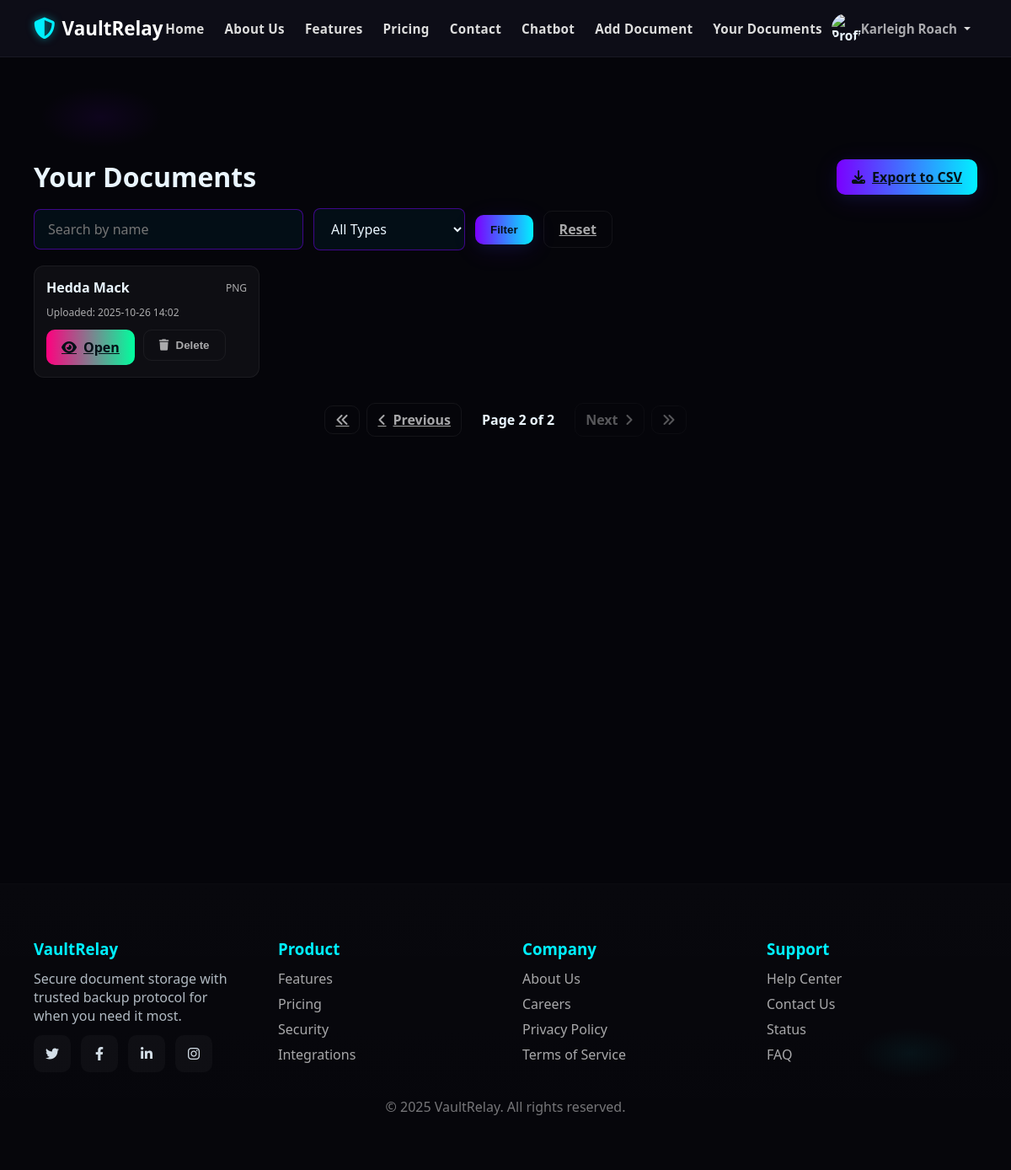
Screenshot of /documents/?page=2 (signed in) with the database file from the repository.
### vaultrelay_app/models.py (models this page shows, shortened)
class UserSignup(models.Model):
    fname = models.CharField(max_length=100)
    mname = models.CharField(max_length=100, blank=True)
    lname = models.CharField(max_length=100)
    dob = models.DateField()
    user_email = models.EmailField(max_length=30, unique=True)
    trusted_email = models.EmailField(max_length=30)
    trusted_name = models.CharField(max_length=100)
    pass1 = models.CharField(max_length=128)
    secret = models.CharField(max_length=50)
    profile_image = models.ImageField(upload_to='profile_pics/', blank=True, null=True)
    last_login = models.DateTimeField(default=timezone.now)
    inactivity_email_sent = models.DateTimeField(null=True, blank=True)
    inactivity_email_count = models.PositiveIntegerField(default=0)
    is_marked_for_deletion = models.BooleanField(default=False)

class SecureDocument(models.Model):
    FILE_TYPES = [
        ('JPG', 'JPEG Image'),
        ('PNG', 'PNG Image'),
        ('PDF', 'PDF Document'),
        ('DOC', 'Word Document'),
        ('OTHER', 'Other File Type'),
    ]
    MIME_TYPES = {
        'JPG': 'image/jpeg',
        'PNG': 'image/png',
        'PDF': 'application/pdf',
        'DOC': 'application/msword',
        'OTHER': 'application/octet-stream'
    }
    user = models.ForeignKey(UserSignup, on_delete=models.CASCADE)
    document_name = models.CharField(max_length=255)
    file_type = models.CharField(max_length=5, choices=FILE_TYPES)
    uploaded_at = models.DateTimeField(auto_now_add=True)
    file = models.FileField(upload_to='secure_documents/')
    is_encrypted = models.BooleanField(default=True)
    encryption_key = models.BinaryField(blank=True, null=True)  # Store encryption key

### vaultrelay_app/views.py (the view)
# urls.py: path('documents/', views.show_document, name='show_document'),
@session_login_required
def show_document(request):
    user_email = request.session.get('user_email')
    user = UserSignup.objects.filter(user_email=user_email).first()
    if not user:
        messages.error(request, "User not found. Please login again.")
        return redirect('login')
    q = request.GET.get('q', '').strip()
    ftype = request.GET.get('type', '').strip().upper()
    docs = SecureDocument.objects.filter(user=user)
    if q:
        docs = docs.filter(document_name__icontains=q)
    if ftype in ['PDF','DOC','JPG','PNG','OTHER']:
        docs = docs.filter(file_type=ftype)
    paginator = Paginator(docs.order_by('-uploaded_at'), 8)
    page_number = request.GET.get('page', 1)
    page_obj = paginator.get_page(page_number)
    return render(request, 'show_document.html', {
        'documents': page_obj,
        'q': q,
        'ftype': ftype,
        'page_obj': page_obj,
    })

### vaultrelay_app/views.py (called while the page is built)
def session_login_required(view_func):
    @wraps(view_func)
    def wrapper(request, *args, **kwargs):
        if not request.session.get('authenticated'):
            messages.error(request, "Please login to access this page.")
            return redirect('login')
        return view_func(request, *args, **kwargs)
    return wrapper

### vaultrelay_app/templates/show_document.html (shortened to what this page needs)
{% load static %}
<!DOCTYPE html>
<html lang="en">
<head>
    <link rel="stylesheet" href="{% static 'css/navbar.css' %}">
    <link rel="stylesheet" href="{% static 'css/footer.css' %}">
    <link rel="stylesheet" href="{% static 'css/add_document.css' %}">
    <link rel="stylesheet" href="https://cdnjs.cloudflare.com/ajax/libs/font-awesome/6.4.0/css/all.min.css">
</head>
<body>
    {% include 'navbar.html' %}
    <main class="container" style="margin-top:120px;margin-bottom:60px">
        <div style="display:flex;justify-content:space-between;align-items:center;margin-bottom:16px">
            <h1 style="margin:0">Your Documents</h1>
            {% if documents %}
            <a href="{% url 'export_documents_csv' %}" class="btn btn-primary" style="display:inline-flex;align-items:center;gap:8px">
                <i class="fas fa-download"></i> Export to CSV
            </a>
            {% endif %}
        </div>
        <form method="get" style="display:flex;gap:12px;align-items:center;margin-bottom:18px">
            <input type="text" name="q" value="{{ q }}" placeholder="Search by name" class="form-control" style="max-width:320px">
            <select name="type" class="form-control" style="max-width:180px">
                <option value="">All Types</option>
            </select>
            <button class="btn btn-primary" type="submit">Filter</button>
            <a class="btn btn-outline" href="{% url 'show_document' %}">Reset</a>
        </form>
        {% if documents %}
            <div class="document-list" style="display:grid;grid-template-columns:repeat(auto-fill,minmax(260px,1fr));gap:16px">
                {% for d in documents %}
                <div class="document-card" style="background:rgba(255,255,255,0.04);border:1px solid rgba(255,255,255,0.06);border-radius:12px;padding:14px">
                    <div style="display:flex;justify-content:space-between;align-items:center;margin-bottom:10px">
                        <div style="font-weight:700;color:#eaf6ff">{{ d.document_name }}</div>
                        <span style="font-size:12px;color:var(--muted)">{{ d.file_type }}</span>
                    </div>
                    <div style="font-size:12px;color:var(--muted);margin-bottom:12px">Uploaded: {{ d.uploaded_at|date:"Y-m-d H:i" }}</div>
                    <div style="display:flex;gap:10px">
                        <a class="btn btn-accent" href="{% url 'view_document' d.id %}"><i class="fas fa-eye"></i> Open</a>
                        <form method="post" action="{% url 'delete_document' d.id %}" onsubmit="return confirm('Are you sure you want to delete this document?');">
                            <button class="btn btn-outline" type="submit"><i class="fas fa-trash"></i> Delete</button>
                        </form>
                    </div>
                </div>
                {% endfor %}
            </div>
            {% if page_obj.has_other_pages %}
            <div style="display:flex;justify-content:center;align-items:center;gap:8px;margin-top:30px;flex-wrap:wrap">
                {% if page_obj.has_previous %}
                    <a href="?page=1{% if q %}&q={{ q }}{% endif %}{% if ftype %}&type={{ ftype }}{% endif %}" class="btn btn-outline" style="padding:8px 12px">
                        <i class="fas fa-angle-double-left"></i>
                    </a>
                    <a href="?page={{ page_obj.previous_page_number }}{% if q %}&q={{ q }}{% endif %}{% if ftype %}&type={{ ftype }}{% endif %}" class="btn btn-outline" style="padding:8px 12px">
                        <i class="fas fa-angle-left"></i> Previous
                    </a>
                {% endif %}
                <span style="padding:8px 16px;color:#eaf6ff;font-weight:600">
                    Page {{ page_obj.number }} of {{ page_obj.paginator.num_pages }}
                </span>
                {% if page_obj.has_next %}
                    <a href="?page={{ page_obj.next_page_number }}{% if q %}&q={{ q }}{% endif %}{% if ftype %}&type={{ ftype }}{% endif %}" class="btn btn-outline" style="padding:8px 12px">
                        Next <i class="fas fa-angle-right"></i>
                    </a>
                    <a href="?page={{ page_obj.paginator.num_pages }}{% if q %}&q={{ q }}{% endif %}{% if ftype %}&type={{ ftype }}{% endif %}" class="btn btn-outline" style="padding:8px 12px">
                        <i class="fas fa-angle-double-right"></i>
                    </a>
                {% else %}
                    <span class="btn btn-outline" style="padding:8px 12px;opacity:0.5;cursor:not-allowed">
                        Next <i class="fas fa-angle-right"></i>
                    </span>
                    <span class="btn btn-outline" style="padding:8px 12px;opacity:0.5;cursor:not-allowed">
                        <i class="fas fa-angle-double-right"></i>
                    </span>
                {% endif %}
            </div>
            {% endif %}
        {% else %}
            <div class="alert alert-info">No documents found.</div>
        {% endif %}
    </main>
    {% include 'footer.html' %}
</body>
</html>

### vaultrelay_app/templates/navbar.html (shortened to what this page needs)
{% load static %}
<nav class="navbar" role="navigation" aria-label="Main navigation">
    <div class="nav-container container">
        <a class="logo" href="{% url 'homeuser' %}">
            <div class="logo-icon"><i class="fas fa-shield-alt"></i></div>
            <span>VaultRelay</span>
        </a>
        <ul class="nav-links" aria-hidden="false">
            <li><a href="{% url 'homeuser' %}" class="neon-link">Home</a></li>
            <li><a href="{% url 'about' %}" class="neon-link">About Us</a></li>
            <li><a href="{% url 'feature' %}" class="neon-link">Features</a></li>
            <li><a href="{% url 'price' %}" class="neon-link">Pricing</a></li>
            <li><a href="{% url 'contact' %}" class="neon-link">Contact</a></li>
            <li><a href="{% url 'chatbot' %}" class="neon-link">Chatbot</a></li>
            <li><a href="{% url 'doc' %}" class="neon-link">Add Document</a></li>
            <li><a href="{% url 'show_document' %}" class="neon-link">Your Documents</a></li>
        </ul>
        <div class="auth-buttons">
            {% if request.session.authenticated %}
            <div class="profile-dropdown" id="profileDropdown">
                <div class="profile-button" id="profileButton">
                    <img src="{% if request.session.profile_image_url %}{{ request.session.profile_image_url }}{% else %}{% static 'images/default-profile.png' %}{% endif %}"
                        alt="Profile" class="profile-img">
                    <span style="color:var(--muted)">{{ request.session.user_name|default:"User" }}
                    </span>
                    <span class="dropdown-caret" id="dropdownCaret"></span>
                </div>
            </div>
            {% endif %}
        </div>
    </div>
</nav>

### vaultrelay_app/static/css/navbar.css (style rules this page uses)
.navbar { background: rgba(15, 15, 25, 0.92); backdrop-filter: blur(12px); padding: 12px 0; position: sticky; top: 0; width: 100%; z-index: 500; border-bottom: 1px solid rgba(255,255,255,0.05); }
.nav-container { display: flex; align-items: center; justify-content: space-between; }
.logo { display: flex; align-items: center; font-size: 1.4rem; font-weight: 700; color: #fff; text-decoration: none; gap: 8px; transition: all 0.3s ease; }
.logo span { font-size: 1.4rem; font-weight: 700; color: #fff; }
.logo-icon { font-size: 1.6rem; color: #00f0ff; text-shadow: 0 0 10px rgba(0, 240, 255, 0.5); transition: all 0.3s ease; }
.nav-links { list-style: none; display: flex; gap: 24px; }
.nav-links li a, .nav-links li a.neon-link { color: #ddd; text-decoration: none; font-weight: 600; font-size: 0.95rem; text-transform: capitalize; letter-spacing: 0.3px; transition: color 0.3s ease; }
.auth-buttons { display: flex; align-items: center; gap: 14px; }
.profile-img { width: 35px; height: 35px; border-radius: 50%; object-fit: cover; }
.profile-dropdown { position: relative; }
.profile-button { display: flex; align-items: center; cursor: pointer; padding: 4px 8px; border-radius: 20px; transition: background 0.3s ease; font-weight: 600; font-size: 0.95rem; }
.dropdown-caret { display: inline-block; margin-left: 8px; width: 0; height: 0; border-left: 4px solid transparent; border-right: 4px solid transparent; border-top: 4px solid #ddd; vertical-align: middle; transition: transform 0.3s ease; }

### vaultrelay_app/static/css/footer.css (style rules this page uses)
:root { --bg:#05050a; --panel:#0f0f15; --glass: rgba(255,255,255,0.04); --muted: rgba(255,255,255,0.65); --neon1: #ff007f; --neon2: #7a00ff; --neon3: #00f0ff; --neon4: #00ff9e; --nav-height: 84px; }
* { box-sizing:border-box; margin:0; padding:0; }
html, body { height:100%; }
body { font-family: 'Orbitron', system-ui, -apple-system, "Segoe UI", Roboto, "Helvetica Neue", Arial; background: radial-gradient(1200px 600px at 10% 10%, rgba(122,0,255,0.08), transparent 6%), radial-gradient(1000px 500px at 90% 90%, rgba(0,240,255,0.05), transparent 6%), var(--bg); color: #eaf6ff; overflow-x:hidden; -webkit-font-smoothing:antialiased; -moz-osx-font-smoothing:grayscale; }
.container { max-width:1400px; margin:0 auto; padding:0 40px; }
.btn { border:0; cursor:pointer; padding:10px 18px; border-radius:10px; font-weight:700; display:inline-flex; align-items:center; gap:8px; transition: all 220ms cubic-bezier(.2,.9,.2,1); }
.btn-outline { background:transparent; color:var(--muted); border:1px solid rgba(255,255,255,0.06); }
.btn-primary { background: linear-gradient(90deg, var(--neon2), var(--neon3)); color: #041017; box-shadow: 0 6px 30px rgba(122,0,255,0.12), 0 4px 18px rgba(0,240,255,0.06); }
.btn-accent { background: linear-gradient(90deg, var(--neon1), var(--neon4)); color:#041017; }
a.neon-link { color:var(--muted); text-decoration:none; transition:all 220ms; }

### rows the page displays
UserSignup: session.user_name "Karleigh Roach"
SecureDocument: document_name "Hedda Mack", file_type "PNG", uploaded_at "2025-10-26 14:02"

### other values shown
{{ page_obj.number }} "2"
{{ page_obj.paginator.num_pages }} "2"
